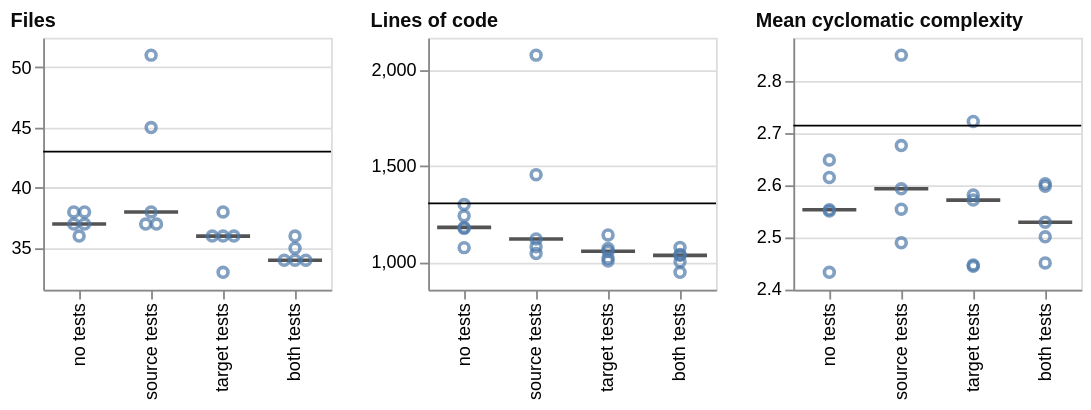

Write a Vega-Lite specification for this figure.
### Vega-Lite specification from a JSON file in a GitHub repository (floating-point values rounded to 4 significant figures)
{"config": {"view": {"continuousWidth": 300, "continuousHeight": 300}}, "concat": [{"layer": [{"mark": {"type": "tick", "color": "#0b0b0b", "opacity": 0.7, "size": 30, "thickness": 2}, "encoding": {"x": {"field": "condition", "scale": {"paddingInner": 0.25, "paddingOuter": 0.125}, "sort": ["no tests", "source tests", "target tests", "both tests"], "title": null, "type": "nominal"}, "y": {"aggregate": "median", "field": "value", "scale": {"domain": [31.56, 52.44], "nice": false}, "title": null, "type": "quantitative"}}}, {"mark": {"type": "point"}, "encoding": {"x": {"field": "condition", "scale": {"paddingInner": 0.25, "paddingOuter": 0.125}, "sort": ["no tests", "source tests", "target tests", "both tests"], "title": null, "type": "nominal"}, "xOffset": {"field": "nudge", "scale": {"domain": [-1.0, 1.0], "range": [9.0, 21.0]}, "title": null, "type": "quantitative"}, "y": {"field": "value", "scale": {"domain": [31.56, 52.44], "nice": false}, "type": "quantitative"}}}, {"mark": {"type": "rule"}, "encoding": {"y": {"aggregate": "median", "field": "reference", "scale": {"domain": [31.56, 52.44], "nice": false}, "type": "quantitative"}}, "transform": [{"filter": {"field": "reference", "valid": true}}]}], "data": {"name": "data-2c5d230d657bbfc81c7c4bbf4de06636"}, "height": 140, "title": {"text": "Files", "anchor": "start", "color": "#0b0b0b", "fontSize": 11}, "width": 160}, {"layer": [{"mark": {"type": "tick", "color": "#0b0b0b", "opacity": 0.7, "size": 30, "thickness": 2}, "encoding": {"x": {"field": "condition", "scale": {"paddingInner": 0.25, "paddingOuter": 0.125}, "sort": ["no tests", "source tests", "target tests", "both tests"], "title": null, "type": "nominal"}, "y": {"aggregate": "median", "field": "value", "scale": {"domain": [856.8, 2165.0], "nice": false}, "title": null, "type": "quantitative"}}}, {"mark": {"type": "point"}, "encoding": {"x": {"field": "condition", "scale": {"paddingInner": 0.25, "paddingOuter": 0.125}, "sort": ["no tests", "source tests", "target tests", "both tests"], "title": null, "type": "nominal"}, "xOffset": {"field": "nudge", "scale": {"domain": [-1.0, 1.0], "range": [9.0, 21.0]}, "title": null, "type": "quantitative"}, "y": {"field": "value", "scale": {"domain": [856.8, 2165.0], "nice": false}, "type": "quantitative"}}}, {"mark": {"type": "rule"}, "encoding": {"y": {"aggregate": "median", "field": "reference", "scale": {"domain": [856.8, 2165.0], "nice": false}, "type": "quantitative"}}, "transform": [{"filter": {"field": "reference", "valid": true}}]}], "data": {"name": "data-75cb386b18f768df31db0e908ce7b973"}, "height": 140, "title": {"text": "Lines of code", "anchor": "start", "color": "#0b0b0b", "fontSize": 11}, "width": 160}, {"layer": [{"mark": {"type": "tick", "color": "#0b0b0b", "opacity": 0.7, "size": 30, "thickness": 2}, "encoding": {"x": {"field": "condition", "scale": {"paddingInner": 0.25, "paddingOuter": 0.125}, "sort": ["no tests", "source tests", "target tests", "both tests"], "title": null, "type": "nominal"}, "y": {"aggregate": "median", "field": "value", "scale": {"domain": [2.399, 2.881], "nice": false}, "title": null, "type": "quantitative"}}}, {"mark": {"type": "point"}, "encoding": {"x": {"field": "condition", "scale": {"paddingInner": 0.25, "paddingOuter": 0.125}, "sort": ["no tests", "source tests", "target tests", "both tests"], "title": null, "type": "nominal"}, "xOffset": {"field": "nudge", "scale": {"domain": [-1.0, 1.0], "range": [9.0, 21.0]}, "title": null, "type": "quantitative"}, "y": {"field": "value", "scale": {"domain": [2.399, 2.881], "nice": false}, "type": "quantitative"}}}, {"mark": {"type": "rule"}, "encoding": {"y": {"aggregate": "median", "field": "reference", "scale": {"domain": [2.399, 2.881], "nice": false}, "type": "quantitative"}}, "transform": [{"filter": {"field": "reference", "valid": true}}]}], "data": {"name": "data-b55edec0f34b860a43ef97d7e3e4c6e0"}, "height": 140, "title": {"text": "Mean cyclomatic complexity", "anchor": "start", "color": "#0b0b0b", "fontSize": 11}, "width": 160}], "columns": 4, "$schema": "https://vega.github.io/schema/vega-lite/v6.4.1.json", "datasets": {"data-2c5d230d657bbfc81c7c4bbf4de06636": [{"condition": "no tests", "layout": "kept the file layout", "metric": "file_count", "value": 37.0, "reference": 43.0, "nudge": -0.5}, {"condition": "no tests", "layout": "rebuilt the file layout", "metric": "file_count", "value": 37.0, "reference": 43.0, "nudge": 0.5}, {"condition": "no tests", "layout": "kept the file layout", "metric": "file_count", "value": 38.0, "reference": 43.0, "nudge": -0.5}, {"condition": "no tests", "layout": "rebuilt the file layout", "metric": "file_count", "value": 38.0, "reference": 43.0, "nudge": 0.5}, {"condition": "no tests", "layout": "rebuilt the file layout", "metric": "file_count", "value": 36.0, "reference": 43.0, "nudge": 0.0}, {"condition": "source tests", "layout": "kept the file layout", "metric": "file_count", "value": 37.0, "reference": 43.0, "nudge": -0.5}, {"condition": "source tests", "layout": "kept the file layout", "metric": "file_count", "value": 37.0, "reference": 43.0, "nudge": 0.5}, {"condition": "source tests", "layout": "kept the file layout", "metric": "file_count", "value": 38.0, "reference": 43.0, "nudge": 0.0}, {"condition": "source tests", "layout": "kept the file layout", "metric": "file_count", "value": 45.0, "reference": 43.0, "nudge": 0.0}, {"condition": "source tests", "layout": "kept the file layout", "metric": "file_count", "value": 51.0, "reference": 43.0, "nudge": 0.0}, {"condition": "target tests", "layout": "kept the file layout", "metric": "file_count", "value": 38.0, "reference": 43.0, "nudge": 0.0}, {"condition": "target tests", "layout": "kept the file layout", "metric": "file_count", "value": 36.0, "reference": 43.0, "nudge": -1.0}, {"condition": "target tests", "layout": "kept the file layout", "metric": "file_count", "value": 36.0, "reference": 43.0, "nudge": 0.0}, {"condition": "target tests", "layout": "kept the file layout", "metric": "file_count", "value": 36.0, "reference": 43.0, "nudge": 1.0}, {"condition": "target tests", "layout": "kept the file layout", "metric": "file_count", "value": 33.0, "reference": 43.0, "nudge": 0.0}, {"condition": "both tests", "layout": "kept the file layout", "metric": "file_count", "value": 34.0, "reference": 43.0, "nudge": -1.0}, {"condition": "both tests", "layout": "kept the file layout", "metric": "file_count", "value": 34.0, "reference": 43.0, "nudge": 0.0}, {"condition": "both tests", "layout": "kept the file layout", "metric": "file_count", "value": 34.0, "reference": 43.0, "nudge": 1.0}, {"condition": "both tests", "layout": "kept the file layout", "metric": "file_count", "value": 35.0, "reference": 43.0, "nudge": 0.0}, {"condition": "both tests", "layout": "kept the file layout", "metric": "file_count", "value": 36.0, "reference": 43.0, "nudge": 0.0}], "data-75cb386b18f768df31db0e908ce7b973": [{"condition": "no tests", "layout": "kept the file layout", "metric": "loc", "value": 1175.0, "reference": 1305.0, "nudge": 0.0}, {"condition": "no tests", "layout": "rebuilt the file layout", "metric": "loc", "value": 1299.0, "reference": 1305.0, "nudge": 0.0}, {"condition": "no tests", "layout": "kept the file layout", "metric": "loc", "value": 1180.0, "reference": 1305.0, "nudge": 0.0}, {"condition": "no tests", "layout": "rebuilt the file layout", "metric": "loc", "value": 1240.0, "reference": 1305.0, "nudge": 0.0}, {"condition": "no tests", "layout": "rebuilt the file layout", "metric": "loc", "value": 1075.0, "reference": 1305.0, "nudge": 0.0}, {"condition": "source tests", "layout": "kept the file layout", "metric": "loc", "value": 1080.0, "reference": 1305.0, "nudge": 0.0}, {"condition": "source tests", "layout": "kept the file layout", "metric": "loc", "value": 1120.0, "reference": 1305.0, "nudge": 0.0}, {"condition": "source tests", "layout": "kept the file layout", "metric": "loc", "value": 1454.0, "reference": 1305.0, "nudge": 0.0}, {"condition": "source tests", "layout": "kept the file layout", "metric": "loc", "value": 1044.0, "reference": 1305.0, "nudge": 0.0}, {"condition": "source tests", "layout": "kept the file layout", "metric": "loc", "value": 2075.0, "reference": 1305.0, "nudge": 0.0}, {"condition": "target tests", "layout": "kept the file layout", "metric": "loc", "value": 1141.0, "reference": 1305.0, "nudge": 0.0}, {"condition": "target tests", "layout": "kept the file layout", "metric": "loc", "value": 1056.0, "reference": 1305.0, "nudge": 0.0}, {"condition": "target tests", "layout": "kept the file layout", "metric": "loc", "value": 1020.0, "reference": 1305.0, "nudge": 0.0}, {"condition": "target tests", "layout": "kept the file layout", "metric": "loc", "value": 1070.0, "reference": 1305.0, "nudge": 0.0}, {"condition": "target tests", "layout": "kept the file layout", "metric": "loc", "value": 1005.0, "reference": 1305.0, "nudge": 0.0}, {"condition": "both tests", "layout": "kept the file layout", "metric": "loc", "value": 1076.0, "reference": 1305.0, "nudge": 0.0}, {"condition": "both tests", "layout": "kept the file layout", "metric": "loc", "value": 947.0, "reference": 1305.0, "nudge": 0.0}, {"condition": "both tests", "layout": "kept the file layout", "metric": "loc", "value": 1035.0, "reference": 1305.0, "nudge": 0.0}, {"condition": "both tests", "layout": "kept the file layout", "metric": "loc", "value": 1039.0, "reference": 1305.0, "nudge": 0.0}, {"condition": "both tests", "layout": "kept the file layout", "metric": "loc", "value": 1002.0, "reference": 1305.0, "nudge": 0.0}], "data-b55edec0f34b860a43ef97d7e3e4c6e0": [{"condition": "no tests", "layout": "kept the file layout", "metric": "mean_cyclomatic", "value": 2.549, "reference": 2.713, "nudge": 0.0}, {"condition": "no tests", "layout": "rebuilt the file layout", "metric": "mean_cyclomatic", "value": 2.432, "reference": 2.713, "nudge": 0.0}, {"condition": "no tests", "layout": "kept the file layout", "metric": "mean_cyclomatic", "value": 2.552, "reference": 2.713, "nudge": 0.0}, {"condition": "no tests", "layout": "rebuilt the file layout", "metric": "mean_cyclomatic", "value": 2.647, "reference": 2.713, "nudge": 0.0}, {"condition": "no tests", "layout": "rebuilt the file layout", "metric": "mean_cyclomatic", "value": 2.614, "reference": 2.713, "nudge": 0.0}, {"condition": "source tests", "layout": "kept the file layout", "metric": "mean_cyclomatic", "value": 2.553, "reference": 2.713, "nudge": 0.0}, {"condition": "source tests", "layout": "kept the file layout", "metric": "mean_cyclomatic", "value": 2.592, "reference": 2.713, "nudge": 0.0}, {"condition": "source tests", "layout": "kept the file layout", "metric": "mean_cyclomatic", "value": 2.848, "reference": 2.713, "nudge": 0.0}, {"condition": "source tests", "layout": "kept the file layout", "metric": "mean_cyclomatic", "value": 2.489, "reference": 2.713, "nudge": 0.0}, {"condition": "source tests", "layout": "kept the file layout", "metric": "mean_cyclomatic", "value": 2.675, "reference": 2.713, "nudge": 0.0}, {"condition": "target tests", "layout": "kept the file layout", "metric": "mean_cyclomatic", "value": 2.446, "reference": 2.713, "nudge": 0.0}, {"condition": "target tests", "layout": "kept the file layout", "metric": "mean_cyclomatic", "value": 2.58, "reference": 2.713, "nudge": 0.0}, {"condition": "target tests", "layout": "kept the file layout", "metric": "mean_cyclomatic", "value": 2.721, "reference": 2.713, "nudge": 0.0}, {"condition": "target tests", "layout": "kept the file layout", "metric": "mean_cyclomatic", "value": 2.444, "reference": 2.713, "nudge": 0.0}, {"condition": "target tests", "layout": "kept the file layout", "metric": "mean_cyclomatic", "value": 2.57, "reference": 2.713, "nudge": 0.0}, {"condition": "both tests", "layout": "kept the file layout", "metric": "mean_cyclomatic", "value": 2.45, "reference": 2.713, "nudge": 0.0}, {"condition": "both tests", "layout": "kept the file layout", "metric": "mean_cyclomatic", "value": 2.602, "reference": 2.713, "nudge": 0.0}, {"condition": "both tests", "layout": "kept the file layout", "metric": "mean_cyclomatic", "value": 2.597, "reference": 2.713, "nudge": 0.0}, {"condition": "both tests", "layout": "kept the file layout", "metric": "mean_cyclomatic", "value": 2.5, "reference": 2.713, "nudge": 0.0}, {"condition": "both tests", "layout": "kept the file layout", "metric": "mean_cyclomatic", "value": 2.528, "reference": 2.713, "nudge": 0.0}]}}
